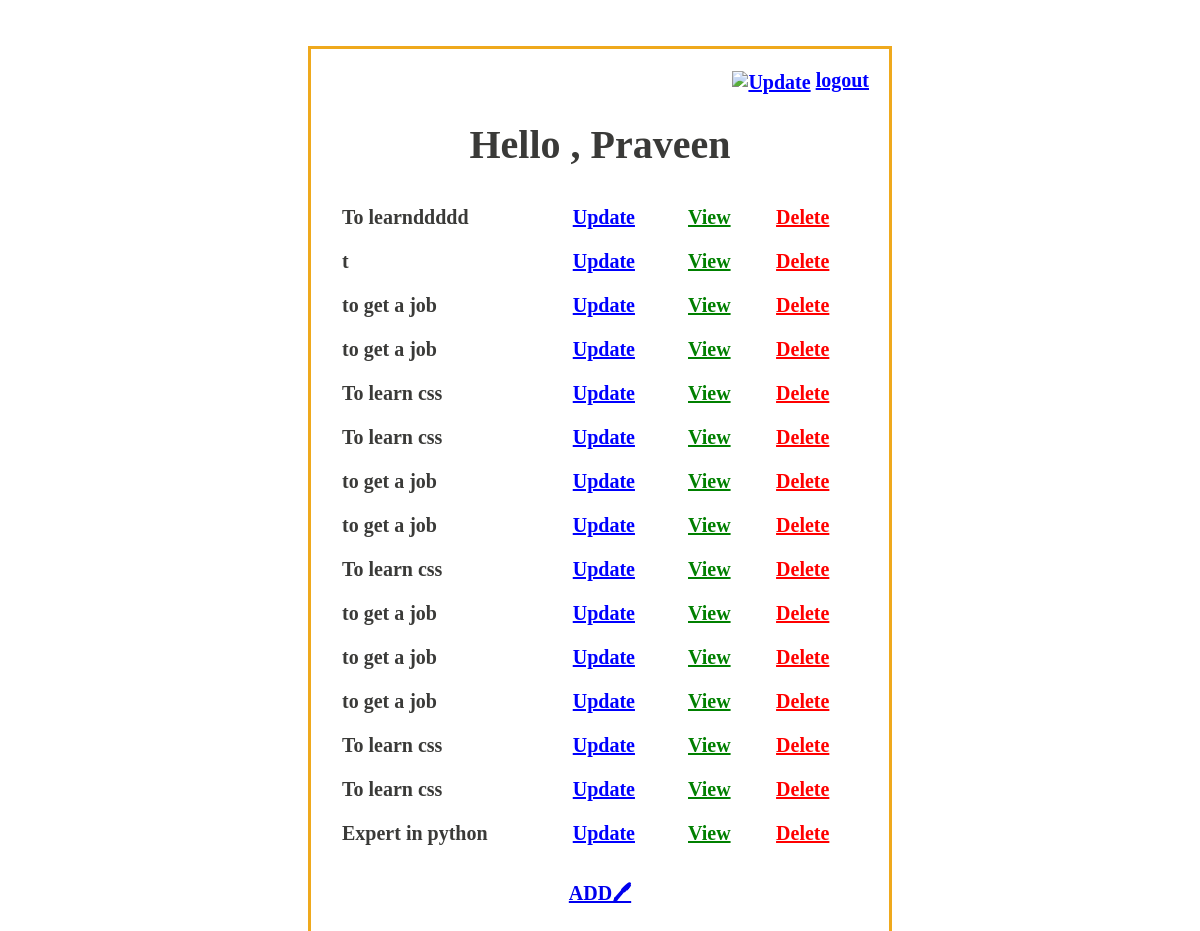
Page /tasks/ (signed in) on the committed database.
### todo/models.py (models this page shows, shortened)
class Tasks(models.Model):
    task = models.CharField(max_length=500,null=True,blank=True)
    user = models.ForeignKey(User,on_delete=models.CASCADE, null=True, blank=True)
    description = models.TextField(default='')
    completed = models.BooleanField(default=False)
    created = models.DateTimeField(auto_now_add=True)
    class meta:
        ordering = ['completed']

### todo/views.py (the view)
# urls.py: path('tasks/',TaskList.as_view(),name='task'),
class TaskList(LoginRequiredMixin,ListView):
    model = Tasks
    context_object_name = 'task'
    template_name = 'tasklist.html'

### templates/tasklist.html (shortened to what this page needs)
{% load static %}
<!DOCTYPE html>
<html lang="en">
<head>
    <link rel="stylesheet" href="https://cdnjs.cloudflare.com/ajax/libs/font-awesome/5.15.3/css/all.min.css">
</head>
</head>
<body>
<br>
<div class="box" style="padding-left:300px;padding-right:300px;padding-top:20px;">
    <div class="cont"
         style="border: 3px solid rgb(239, 169, 29);padding-left:20px;padding-right:20px;padding-top:20px;">
        <div class="headline" style="font-size: 20px;font-weight: 600;color: rgb(58, 58, 56);text-align:center;">
            <div class="log" style="display:flex;justify-content:end">
                {% if request.user.is_authenticated %}
                <td><a href="{% url 'logout' %}" class="icon-link" style="color: blue;"><img
                         alt="Update">logout</a>
                </td>
                {% else %}
                <a href="{% url 'login' %}"> Login</a>
                {% endif %}
            </div>
            <h1>Hello , {{user.username | title }}</h1>
            <div class="content" style="">
                <table>
                    <tbody>
                    {% for i in task %}
                    <tr>
                        <td>{{ i.task }}</td>
                        <td><a href="{% url 'update' i.id %}"  style="color: blue;">Update</a></td>
                        <td><a href="{% url 'details' i.id %}"  style="color: green;">View</a></td>
                        <td><a href="{% url 'delete' i.id %}" style="color: red;">Delete</a></td>
                    </tr>
                    {% endfor %}
                    </tbody>
                </table>
            </div>
            <br>
            <div class="add">
                <div class="add"><a class="btn btn-warning" href="{% url 'createtask'  %}" role="button"><b>ADD🖊</b></a>
                </div>
            </div>
            <br>
        </div>
    </div>
</div>
</body>
</html>

### templates/tasklist.html (style rules this page uses)
.content { align-items: center; }
table { width: 100%; border-collapse: collapse; }
th, td { border: 1px solid white; padding: 10px; text-align: left; }
.icon-link img { width: 20px; vertical-align: middle; margin-right: 5px; }

### rows in the picture
Tasks: task "To learnddddd"
Tasks: task "t"
Tasks: task "to get a job"
Tasks: task "to get a job"
Tasks: task "To learn css"
Tasks: task "To learn css"
Tasks: task "to get a job"
Tasks: task "to get a job"
Tasks: task "To learn css"
Tasks: task "to get a job"
Tasks: task "to get a job"
Tasks: task "to get a job"
Tasks: task "To learn css"
Tasks: task "To learn css"
Tasks: task "Expert in python"

### other values in the picture
{{ user.username | title }} "Praveen"
